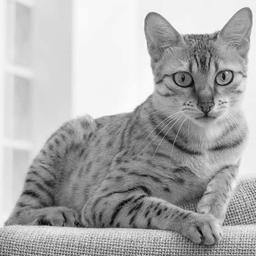
#> input picture Convolutional_neural_network/images_resize/image1.jpg, 256 x 256 px; its folder holds only this picture in this run
$ python Convolution.py   (older library calls are emulated)
#> lines starting #> are read from the running program, lines starting #| are printed output that depends on the picture
#> further down, img is the input picture: PIL image 256x256 L; min 2, max 255, mean 173.5
import numpy as np
from PIL import Image
import os
import Pooling

IMAGES_RESIZE = 'images_resize/'
IMAGES_CONVOLVED = 'images_convolved/'
IMAGES_AFTER_POOLING = 'images_pooled/'


class Convolution:
    blurring = 1/256 * np.array([
        [1, 4, 6, 4, 1],
        [4, 16, 24, 16, 4],
        [6, 24, 36, 24, 6],
        [4, 16, 24, 16, 4],
        [1, 4, 6, 4, 1]
    ])

    detect_edges_vertical = np.array([
        [-1, 0, 1],
        [-1, 0, 1],
        [-1, 0, 1]
    ])

    detect_edges_horizontal = np.array([
        [-1, -1, -1],
        [0, 0, 0],
        [1, 1, 1]
    ])

    @staticmethod
    def apply_convolution(img_src, kernel):
        img_src_np = np.array(img_src, dtype=np.float)
        img_target_np = np.zeros_like(img_src_np)
        img_padded_np = np.pad(img_src, kernel.shape[0] // 2)
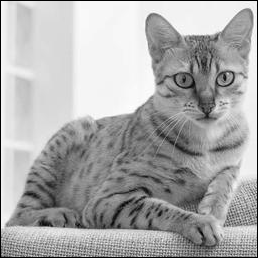
#> img_padded_np: shape (258, 258); min 0, max 255, mean 170.8

        for line in range(img_src.height):
            for col in range(img_src.width):
                patch = img_padded_np[line:line + kernel.shape[0], col:col + kernel.shape[1]]
                img_target_np[line, col] = np.sum(patch * kernel)
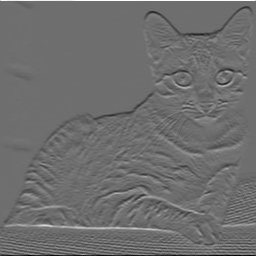
#> img_target_np: shape (256, 256) float64; min -570, max 744, mean -1.2; drawn with min black and max white
        img_target_np = Image.fromarray(img_target_np).convert('L')
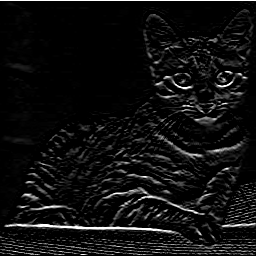
#> img_target_np: PIL image 256x256 L; min 0, max 255, mean 15.9
        return img_target_np


if __name__ == "__main__":
    c = Convolution()
    for file in os.listdir(IMAGES_RESIZE):
        img = Image.open(IMAGES_RESIZE + file)
        img = c.apply_convolution(img, c.detect_edges_horizontal)
        img.save(IMAGES_CONVOLVED + file)
        print(img)
#| <PIL.Image.Image image mode=L size=256x256 at 0x7F0A6947D990>

$ run again, on Convolutional_neural_network/images_resize/image2.jpg
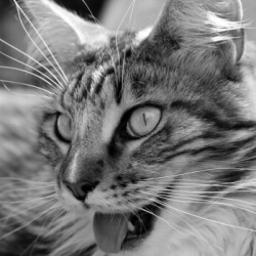
#> input picture Convolutional_neural_network/images_resize/image2.jpg, 256 x 256 px
#> img is the input picture: PIL image 256x256 L; min 0, max 255, mean 120.2
#> after the loop in apply_convolution, `for line in range(img_src.height):`:
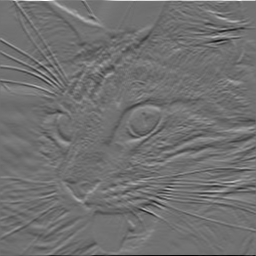
#> img_target_np: shape (256, 256) float64; min -594, max 744, mean 0; drawn with min black and max white
#> in apply_convolution, `img_target_np = Image.fromarray(img_target_np).convert('L')`:
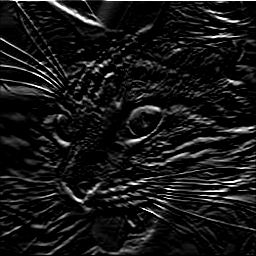
#> img_target_np: PIL image 256x256 L; min 0, max 255, mean 22.8
#| <PIL.Image.Image image mode=L size=256x256 at 0x7F0A694BEA50>

$ run again, on Convolutional_neural_network/images_resize/image3.jpg
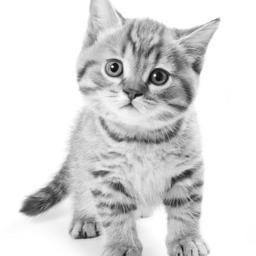
#> input picture Convolutional_neural_network/images_resize/image3.jpg, 256 x 256 px
#> img is the input picture: PIL image 256x256 L; min 10, max 255, mean 218.3
#> after the loop in apply_convolution, `for line in range(img_src.height):`:
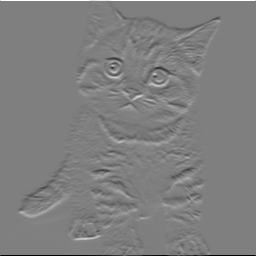
#> img_target_np: shape (256, 256) float64; min -765, max 765, mean -0.4; drawn with min black and max white
#> in apply_convolution, `img_target_np = Image.fromarray(img_target_np).convert('L')`:
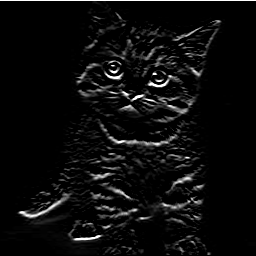
#> img_target_np: PIL image 256x256 L; min 0, max 255, mean 11.8
#| <PIL.Image.Image image mode=L size=256x256 at 0x7F0A694A3810>

$ run again, on Convolutional_neural_network/images_resize/image4.jpg
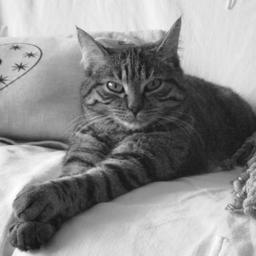
#> input picture Convolutional_neural_network/images_resize/image4.jpg, 256 x 256 px
#> img is the input picture: PIL image 256x256 L; min 15, max 255, mean 143.2
#> after the loop in apply_convolution, `for line in range(img_src.height):`:
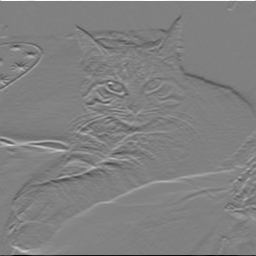
#> img_target_np: shape (256, 256) float64; min -739, max 724, mean -0.2; drawn with min black and max white
#> in apply_convolution, `img_target_np = Image.fromarray(img_target_np).convert('L')`:
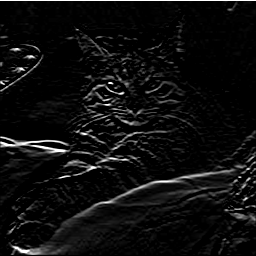
#> img_target_np: PIL image 256x256 L; min 0, max 255, mean 14.1
#| <PIL.Image.Image image mode=L size=256x256 at 0x7F0A6E17A910>
